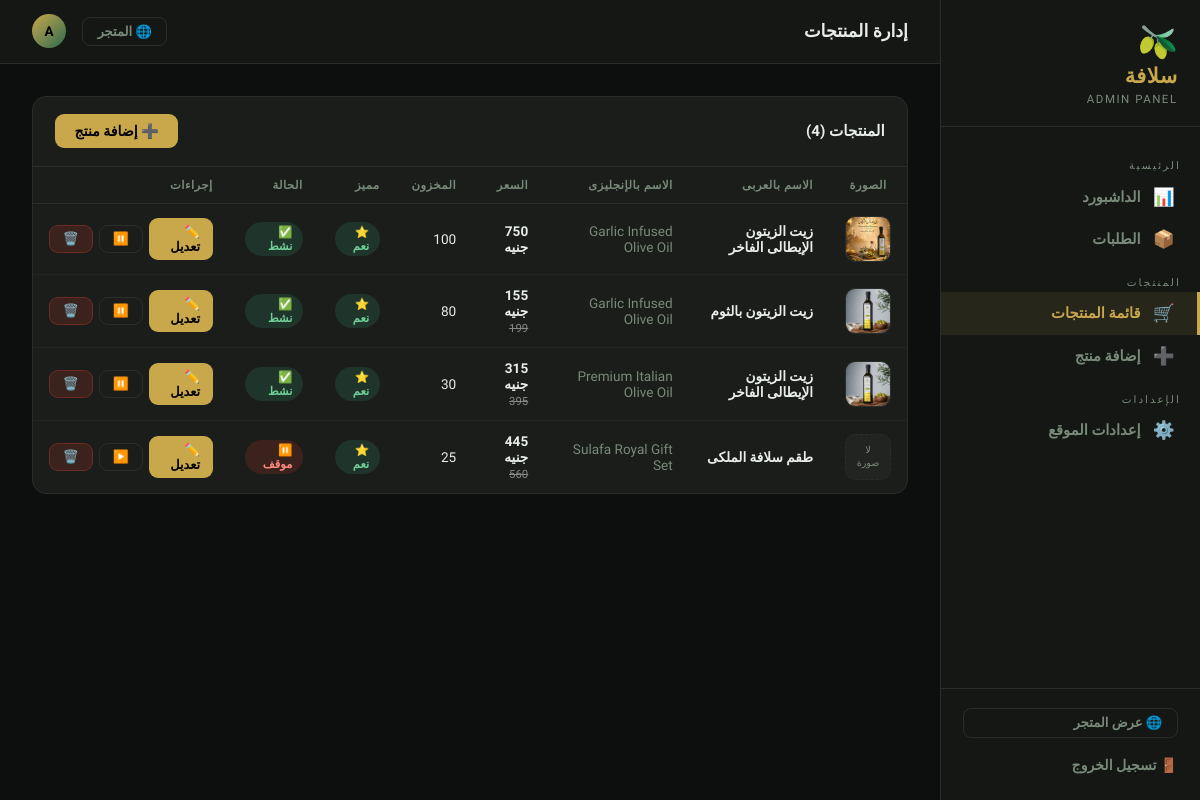
Screenshot of /admin/products (signed in) with the database file from the repository.
### tables this page shows
CREATE TABLE settings (
            key TEXT PRIMARY KEY,
            value TEXT
        );

CREATE TABLE products (
            id INTEGER PRIMARY KEY AUTOINCREMENT,
            name_ar TEXT NOT NULL,
            name_en TEXT NOT NULL,
            desc_ar TEXT,
            desc_en TEXT,
            price REAL NOT NULL,
            old_price REAL,
            image TEXT DEFAULT '🫒',
            category_ar TEXT DEFAULT 'بكر ممتاز',
            category_en TEXT DEFAULT 'Extra Virgin',
            weight TEXT DEFAULT '750ml',
            origin_ar TEXT DEFAULT 'اليونان',
            origin_en TEXT DEFAULT 'Greece',
            stock INTEGER DEFAULT 100,
            rating REAL DEFAULT 4.9,
            reviews_count INTEGER DEFAULT 0,
            featured INTEGER DEFAULT 1,
            active INTEGER DEFAULT 1,
            sort_order INTEGER DEFAULT 0,
            created_at TEXT DEFAULT CURRENT_TIMESTAMP
        , photo TEXT DEFAULT NULL);

### app.py (the view)
@app.route('/admin/products')#مسار لإدارة المنتجات في لوحة التحكم الخاصة بالمسؤول
@admin_required#تزيين المسار بالديكوريتور admin_required لضمان أن الوصول له بيكون فقط للمسؤولين المسجلين دخولهم
def admin_products():#بداية بيعمل اتصال بقاعدة البيانات، وبعدين بيجلب كل المنتجات من جدول المنتجات (products) مرتبة حسب sort_order ثم id. النتيجة النهائية هي قائمة بكل المنتجات المتاحة في المتجر، والتي يتم تمريرها إلى قالب 'admin/products.html' لعرضها في واجهة إدارة المنتجات في لوحة التحكم الخاصة بالمسؤول.
    products = get_db().execute(
        'SELECT * FROM products ORDER BY sort_order, id'
    ).fetchall()
    return render_template('admin/products.html', products=products)

### app.py (called while the page is built)
def get_db():#الهدف من الدالة دي هو انها ترجع اتصال بقاعدة البيانات SQLite لكل طلب بييجي للفلسك، وبتخزنه في g اللي هو مكان مخصص لتخزين البيانات الخاصة بكل طلب. لو مفيش اتصال موجود بالفعل في g، بيتم إنشاء اتصال جديد وربطه بيه. كمان بيتم تعيين row_factory علشان نقدر نوصل للبيانات باستخدام أسماء الأعمدة بدل من الفهارس.
    if 'db' not in g:
        g.db = sqlite3.connect(DB_PATH)
        g.db.row_factory = sqlite3.Row
    return g.db

def get_lang():#بترجع اللغة الحالية من الجلسة، أو 'ar' كافتراضي إذا ما تم تعيينها. ده بيستخدم لتحديد اللغة اللي هيتم عرض المحتوى بيها في الواجهة.
    return session.get('lang', 'ar')

def get_all_settings():#ثم بتجيب كل الإعدادات من جدول الإعدادات في قاعدة البيانات وترجعها كقاموس (dictionary) حيث المفاتيح هي أسماء الإعدادات والقيم هي القيم المرتبطة بيها. ده بيستخدم لما نحتاج نجيب كل الإعدادات مرة واحدة، زي ما بنعمل في context processor علشان نقدر نستخدمها في كل القوالب.
    rows = get_db().execute('SELECT key, value FROM settings').fetchall()
    return {r['key']: r['value'] for r in rows}

@app.context_processor
def inject_globals():#حقن كل الإعدادات واللغة الحالية في سياق القالب
    return dict(s=get_all_settings(), lang=get_lang())

def admin_required(f):#بتزيين الوظائف التي تتطلب تسجيل دخول المسؤول
    @wraps(f)
    def decorated(*args, **kwargs):
        if not session.get('admin_logged_in'):
            return redirect(url_for('admin_login'))
        return f(*args, **kwargs)
    return decorated

### templates/admin/products.html (shortened to what this page needs)
{% extends "admin/base.html" %}
{% block page_title %}إدارة المنتجات{% endblock %}
{% block content %}
<div class="a-card">
  <div class="a-card-head">
    <h3>المنتجات ({{ products|length }})</h3>
    <a href="{{ url_for('admin_product_add') }}" class="btn btn-gold">➕ إضافة منتج</a>
  </div>
  <div style="padding:0">
    <table class="a-table">
      <thead>
        <tr>
          <th style="text-align:center">الصورة</th>
          <th>الاسم بالعربى</th>
          <th>الاسم بالإنجليزى</th>
          <th>السعر</th>
          <th>المخزون</th>
          <th>مميز</th>
          <th>الحالة</th>
          <th>إجراءات</th>
        </tr>
      </thead>
      <tbody>
        {% for p in products %}
        <tr>
          <td style="text-align:center">
            {% if p['photo'] %}
              <img src="{{ p['photo'] }}" alt="{{ p['name_ar'] }}" class="prod-photo"
                   onerror="this.outerHTML='<div class=prod-photo-placeholder>لا صورة</div>'">
            {% else %}
              <div class="prod-photo-placeholder">لا<br>صورة</div>
            {% endif %}
          </td>
          <td><strong>{{ p['name_ar'] }}</strong></td>
          <td style="color:var(--muted)">{{ p['name_en'] }}</td>
          <td>
            <strong>{{ p['price']|int }} جنيه</strong>
            {% if p['old_price'] %}
              <br><small style="color:#888;text-decoration:line-through">{{ p['old_price']|int }}</small>
            {% endif %}
          </td>
          <td>{{ p['stock'] }}</td>
          <td>
            {% if p['featured'] %}
              <span class="badge badge-green">⭐ نعم</span>
            {% else %}
              <span class="badge badge-gray">لا</span>
            {% endif %}
          </td>
          <td>
            {% if p['active'] %}
              <span class="badge badge-green">✅ نشط</span>
            {% else %}
              <span class="badge badge-red">⏸️ موقف</span>
            {% endif %}
          </td>
          <td>
            <div class="actions">
              <a href="{{ url_for('admin_product_edit', pid=p['id']) }}"
                 class="btn btn-gold btn-sm">✏️ تعديل</a>
              <form action="{{ url_for('admin_product_toggle', pid=p['id']) }}" method="POST">
                <button type="submit" class="btn btn-ghost btn-sm"
                        title="{{ 'إيقاف المنتج' if p['active'] else 'تفعيل المنتج' }}">
                  {{ '⏸️' if p['active'] else '▶️' }}
                </button>
              </form>
              <form action="{{ url_for('admin_product_delete', pid=p['id']) }}" method="POST"
                    onsubmit="return confirm('تأكيد حذف المنتج؟')">
                <button type="submit" class="btn btn-red btn-sm">🗑️</button>
              </form>
            </div>
          </td>
        </tr>
        {% endfor %}
      </tbody>
    </table>
  </div>
</div>
{% endblock %}

### templates/admin/base.html (shortened to what this page needs)
<!DOCTYPE html>
<html lang="ar" dir="rtl">
<head>
</head>
<body>
<aside class="sidebar" id="sidebar">
  <div class="sidebar-brand">
    <span class="brand-icon">🫒</span>
    <span class="brand-name">{{ s.site_name_ar or 'سُلافة' }}</span>
    <span class="brand-sub">Admin Panel</span>
  </div>
  <nav class="sidebar-nav">
    <div class="nav-section">الرئيسية</div>
    <a href="{{ url_for('admin_dashboard') }}" class="nav-link {% if request.endpoint == 'admin_dashboard' %}active{% endif %}">
      <span class="nav-icon">📊</span> الداشبورد
    </a>
    <a href="{{ url_for('admin_orders') }}" class="nav-link {% if request.endpoint == 'admin_orders' %}active{% endif %}">
      <span class="nav-icon">📦</span> الطلبات
    </a>
    <div class="nav-section">المنتجات</div>
    <a href="{{ url_for('admin_products') }}" class="nav-link {% if request.endpoint in ['admin_products','admin_product_edit'] %}active{% endif %}">
      <span class="nav-icon">🛒</span> قائمة المنتجات
    </a>
    <a href="{{ url_for('admin_product_add') }}" class="nav-link {% if request.endpoint == 'admin_product_add' %}active{% endif %}">
      <span class="nav-icon">➕</span> إضافة منتج
    </a>
    <div class="nav-section">الإعدادات</div>
    <a href="{{ url_for('admin_settings') }}" class="nav-link {% if request.endpoint == 'admin_settings' %}active{% endif %}">
      <span class="nav-icon">⚙️</span> إعدادات الموقع
    </a>
  </nav>
  <div class="sidebar-footer">
    <a href="{{ url_for('index') }}" class="store-link">🌐 عرض المتجر</a>
    <a href="{{ url_for('admin_logout') }}" class="logout-btn">🚪 تسجيل الخروج</a>
  </div>
</aside>
<div class="main">
  <header class="topbar">
    <div style="display:flex;align-items:center;gap:1rem">
      <div class="page-title">{% block page_title %}<span>📊</span> الداشبورد{% endblock %}</div>
    </div>
    <div class="topbar-actions">
      <a href="{{ url_for('index') }}" class="topbar-store-link">🌐 المتجر</a>
      <div class="admin-avatar">A</div>
    </div>
  </header>
  <div class="content">
    {% block content %}{% endblock %}
  </div>
</div>
</body>
</html>

### templates/admin/base.html (style rules this page uses)
:root { --bg:#0d0f0e; --surface:#141714; --card:#1a1d1a; --border:#2a2e2a; --gold:#c9a84c; --gold-lt:#e2c97e; --green:#2d6a4f; --green-lt:#3a8a65; --red:#c0392b; --text:#e8ede8; --muted:#7a8a7a; --sidebar-w:260px; }
*,*::before,*::after { box-sizing:border-box;margin:0;padding:0 }
body { font-family:"Cairo",sans-serif;background:var(--bg);color:var(--text);min-height:100vh;display:flex }
.sidebar { width:var(--sidebar-w);background:var(--surface);border-left:1px solid var(--border);display:flex;flex-direction:column;position:fixed;top:0;right:0;bottom:0;z-index:100;overflow-y:auto }
.sidebar-brand { padding:1.6rem 1.4rem 1.2rem;border-bottom:1px solid var(--border) }
.brand-icon { font-size:2rem;line-height:1;display:block;margin-bottom:.4rem }
.brand-name { font-size:1.3rem;font-weight:900;color:var(--gold);letter-spacing:.5px;display:block }
.brand-sub { font-size:.72rem;color:var(--muted);letter-spacing:1.5px;text-transform:uppercase }
.sidebar-nav { padding:1rem 0;flex:1 }
.nav-section { padding:.4rem 1.2rem .2rem;font-size:.65rem;color:var(--muted);letter-spacing:2px;text-transform:uppercase;margin-top:.6rem }
.nav-link { display:flex;align-items:center;gap:.75rem;padding:.7rem 1.4rem;color:var(--muted);text-decoration:none;font-size:.92rem;font-weight:600;transition:all .2s;border-right:3px solid transparent }
.nav-link.active { color:var(--gold);background:rgba(201,168,76,.1);border-right-color:var(--gold) }
.nav-icon { font-size:1.1rem;width:22px;text-align:center;flex-shrink:0 }
.sidebar-footer { padding:1.2rem 1.4rem;border-top:1px solid var(--border) }
.store-link { display:flex;align-items:center;gap:.4rem;color:var(--muted);text-decoration:none;font-size:.82rem;font-weight:600;padding:.4rem .9rem;border:1px solid var(--border);border-radius:8px;transition:all .2s;margin-bottom:.7rem }
.logout-btn { display:flex;align-items:center;gap:.6rem;color:var(--muted);text-decoration:none;font-size:.88rem;font-weight:600;transition:color .2s;padding:.5rem 0 }
.main { margin-right:var(--sidebar-w);flex:1;display:flex;flex-direction:column;min-height:100vh }
.topbar { background:var(--surface);border-bottom:1px solid var(--border);padding:.9rem 2rem;display:flex;align-items:center;justify-content:space-between;position:sticky;top:0;z-index:50 }
.page-title { font-size:1.1rem;font-weight:700;color:var(--text) }
.topbar-actions { display:flex;align-items:center;gap:1rem }
.topbar-store-link { display:flex;align-items:center;gap:.4rem;color:var(--muted);text-decoration:none;font-size:.82rem;font-weight:600;padding:.4rem .9rem;border:1px solid var(--border);border-radius:8px;transition:all .2s }
.admin-avatar { width:34px;height:34px;background:linear-gradient(135deg,var(--gold),var(--green));border-radius:50%;display:flex;align-items:center;justify-content:center;font-size:.85rem;font-weight:900;color:#000 }
.content { padding:2rem;flex:1 }
.btn { display:inline-flex;align-items:center;gap:.4rem;padding:.55rem 1.2rem;border-radius:9px;font-family:"Cairo",sans-serif;font-size:.88rem;font-weight:700;cursor:pointer;border:none;text-decoration:none;transition:all .2s }
.btn-gold { background:var(--gold);color:#000 }
.btn-ghost { background:transparent;color:var(--muted);border:1px solid var(--border) }
.btn-red { background:rgba(192,57,43,.2);color:#ff8a80;border:1px solid rgba(192,57,43,.4) }
.btn-sm { padding:.35rem .8rem;font-size:.8rem }
table { width:100%;border-collapse:collapse }
th { text-align:right;padding:.75rem 1rem;font-size:.75rem;color:var(--muted);font-weight:700;letter-spacing:.5px;border-bottom:1px solid var(--border);white-space:nowrap }
td { padding:.85rem 1rem;font-size:.88rem;border-bottom:1px solid rgba(42,46,42,.6);vertical-align:middle }
tr:last-child td { border-bottom:none }
.badge { display:inline-block;padding:.2rem .65rem;border-radius:20px;font-size:.72rem;font-weight:700 }
.badge-green { background:rgba(45,106,79,.3);color:#6fcf97 }
.badge-red { background:rgba(192,57,43,.2);color:#ff8a80 }

### rows the page displays
settings: value "سلافة"
products: photo (picture), name_ar "زيت الزيتون الإيطالى الفاخر", name_en "Garlic Infused Olive Oil", price "750", stock "100", featured "⭐ نعم", shows "✅ نشط", active "⏸️"
products: photo (picture), name_ar "زيت الزيتون بالثوم", name_en "Garlic Infused Olive Oil", price "155", old_price "199", stock "80", featured "⭐ نعم", shows "✅ نشط", active "⏸️"
products: photo (picture), name_ar "زيت الزيتون الإيطالى الفاخر", name_en "Premium Italian Olive Oil", price "315", old_price "395", stock "30", featured "⭐ نعم", shows "✅ نشط", active "⏸️"
products: shows "لا", name_ar "طقم سلافة الملكى", name_en "Sulafa Royal Gift Set", price "445", old_price "560", stock "25", featured "⭐ نعم", shows "⏸️ موقف", active "▶️"

### other values shown
{{ products|length }} "4"
